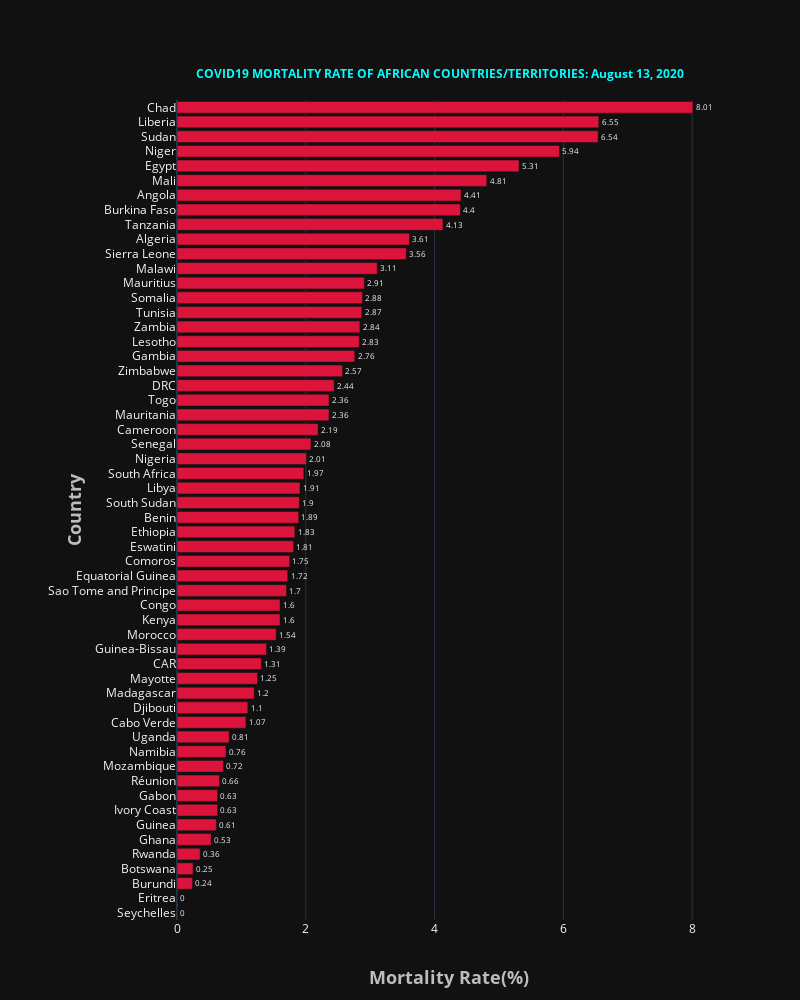

The code cell stored with this chart in its notebook:
### Code cell
fig = go.Figure()

fig.add_trace(go.Bar(y = african_mortality100['Country_Other'][::-1],x=african_mortality100['Mortality_Rate'][::-1],
                     text=african_mortality100['Mortality_Rate'][::-1],textposition='outside',name = "Afria",marker_color='Crimson',orientation='h',                  
))
fig.update_layout(
    template='plotly_dark',
    title={
        'text': '<b>COVID19 MORTALITY RATE OF AFRICAN COUNTRIES/TERRITORIES: ' + date_string +'</b>',
        'y':0.93,
        'x':0.55,
        'xanchor': 'center',
        'yanchor': 'top',
        'font_color':'Cyan',
        'font_size':12},
    xaxis=dict(title='<b>Mortality Rate(%)</b>',titlefont_size=18, titlefont=dict(color='#BDBDBD')),
    yaxis=dict(title='<b>Country</b>',titlefont_size=18, tickprefix="      ", titlefont=dict(color='#BDBDBD')),
    autosize=False,
    width=800,
    height=1000,     
)

fig.show()

### Figure 1 — Plotly figure (JSON) as saved in the notebook; plotly's stock layout.template omitted (floating-point values rounded to 4 significant figures)
{"data": [{"marker": {"color": "Crimson"}, "name": "Afria", "orientation": "h", "text": [0, 0, 0.24, 0.25, 0.36, 0.53, 0.61, 0.63, 0.63, 0.66, 0.72, 0.76, 0.81, 1.07, 1.1, 1.2, 1.25, 1.31, 1.39, 1.54, 1.6, 1.6, 1.7, 1.72, 1.75, 1.81, 1.83, 1.89, 1.9, 1.91, 1.97, 2.01, 2.08, 2.19, 2.36, 2.36, 2.44, 2.57, 2.76, 2.83, 2.84, 2.87, 2.88, 2.91, 3.11, 3.56, 3.61, 4.13, 4.4, 4.41, 4.81, 5.31, 5.94, 6.54, 6.55, 8.01], "textposition": "outside", "type": "bar", "x": [0, 0, 0.24, 0.25, 0.36, 0.53, 0.61, 0.63, 0.63, 0.66, 0.72, 0.76, 0.81, 1.07, 1.1, 1.2, 1.25, 1.31, 1.39, 1.54, 1.6, 1.6, 1.7, 1.72, 1.75, 1.81, 1.83, 1.89, 1.9, 1.91, 1.97, 2.01, 2.08, 2.19, 2.36, 2.36, 2.44, 2.57, 2.76, 2.83, 2.84, 2.87, 2.88, 2.91, 3.11, 3.56, 3.61, 4.13, 4.4, 4.41, 4.81, 5.31, 5.94, 6.54, 6.55, 8.01], "y": ["Seychelles", "Eritrea", "Burundi", "Botswana", "Rwanda", "Ghana", "Guinea", "Ivory Coast", "Gabon", "Réunion", "Mozambique", "Namibia", "Uganda", "Cabo Verde", "Djibouti", "Madagascar", "Mayotte", "CAR", "Guinea-Bissau", "Morocco", "Kenya", "Congo", "Sao Tome and Principe", "Equatorial Guinea", "Comoros", "Eswatini", "Ethiopia", "Benin", "South Sudan", "Libya", "South Africa", "Nigeria", "Senegal", "Cameroon", "Mauritania", "Togo", "DRC", "Zimbabwe", "Gambia", "Lesotho", "Zambia", "Tunisia", "Somalia", "Mauritius", "Malawi", "Sierra Leone", "Algeria", "Tanzania", "Burkina Faso", "Angola", "Mali", "Egypt", "Niger", "Sudan", "Liberia", "Chad"]}], "layout": {"autosize": false, "height": 1000, "title": {"font": {"color": "Cyan", "size": 12}, "text": "<b>COVID19 MORTALITY RATE OF AFRICAN COUNTRIES/TERRITORIES: August 13, 2020</b>", "x": 0.55, "xanchor": "center", "y": 0.93, "yanchor": "top"}, "width": 800, "xaxis": {"title": {"font": {"color": "#BDBDBD", "size": 18}, "text": "<b>Mortality Rate(%)</b>"}}, "yaxis": {"tickprefix": "      ", "title": {"font": {"color": "#BDBDBD", "size": 18}, "text": "<b>Country</b>"}}}}
